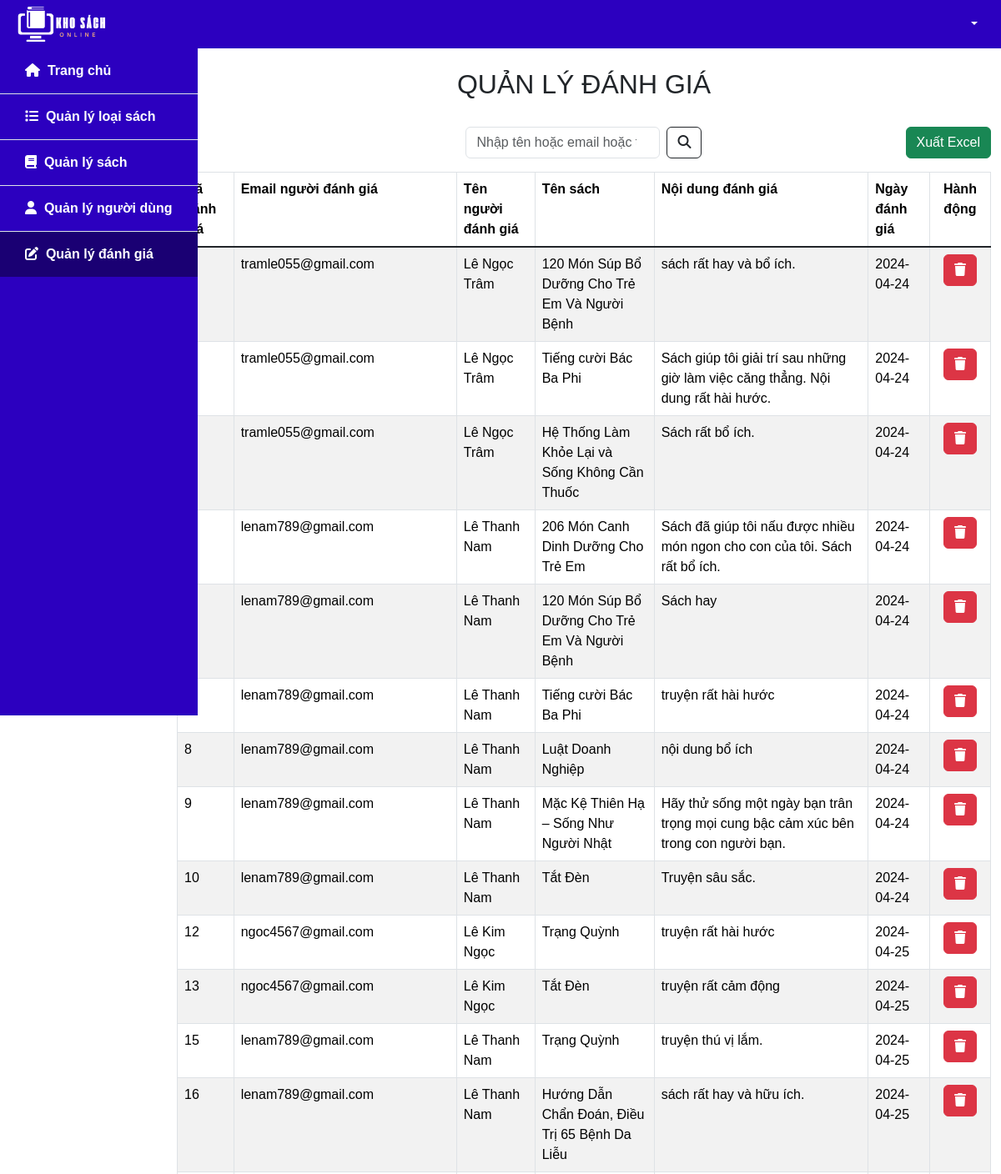
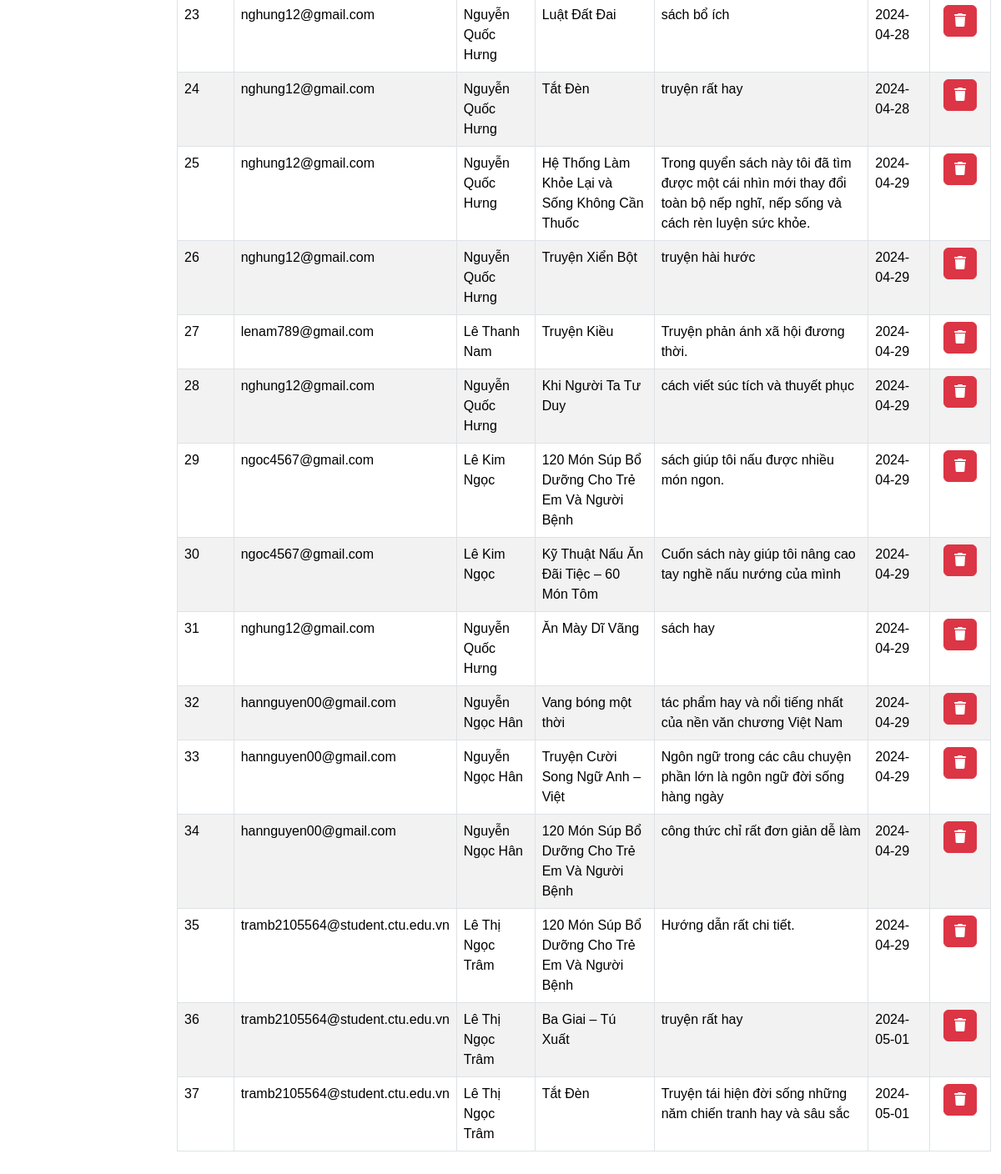
Screenshot of /manage_review.php with the database file from the repository (2 pictures, top to bottom).
### tables this page shows
CREATE TABLE `review` (
  `id_review` int(10) NOT NULL,
  `content` varchar(500) NOT NULL,
  `date_review` date NOT NULL,
  `email` varchar(100) NOT NULL,
  `id_book` varchar(10) NOT NULL
);

CREATE TABLE `user` (
  `email` varchar(100) NOT NULL,
  `fullname` varchar(50) NOT NULL,
  `password` varchar(100) NOT NULL,
  `role` varchar(10) NOT NULL
);

CREATE TABLE `book` (
  `id_book` varchar(10) NOT NULL,
  `name_book` varchar(100) NOT NULL,
  `author` varchar(50) DEFAULT NULL,
  `describe_book` varchar(1000) DEFAULT NULL,
  `image_book` varchar(200) NOT NULL,
  `file_book` varchar(200) NOT NULL,
  `id_genre` varchar(10) NOT NULL
);

### src/functions.php (called while the page is built, shortened)
<?php
function html_escape(string|null $text): string
{
    return htmlspecialchars($text ?? '', ENT_QUOTES, 'UTF-8', false);
}

### public/manage_review.php (the view, shortened to what this page needs)
<?php
require_once __DIR__ . '/../src/connect.php';
if ($_SERVER['REQUEST_METHOD'] === 'GET' && isset($_GET['keyword'])) {
    $keyword = $_GET['keyword'];
    $sql = "SELECT r.id_review, u.email, u.fullname, b.name_book, r.content, r.date_review
            FROM review r
            JOIN user u ON u.email = r.email
            JOIN book b ON b.id_book = r.id_book
            WHERE u.email LIKE concat('%', ? '%')
            OR u.fullname LIKE concat('%', ? '%')
            OR b.name_book LIKE concat('%', ? '%')
            ORDER BY r.id_review ASC";
    $stmt = $pdo->prepare($sql);
    $stmt->execute([$keyword, $keyword, $keyword]);
} else {
    $sql = "SELECT r.id_review, u.email, u.fullname, b.name_book, r.content, r.date_review
            FROM review r
            JOIN user u ON u.email = r.email
            JOIN book b ON b.id_book = r.id_book
            ORDER BY r.id_review ASC";
    $stmt = $pdo->prepare($sql);
    $stmt->execute();
}
$rows = $stmt->fetchAll(PDO::FETCH_ASSOC);
include_once __DIR__. '/../src/partials/header_ad.php'
?>
<div class="container-fluid flex-grow-1">
    <div class="row">
        <div class="col-2">
            <?php include_once __DIR__. '/../src/partials/slidebar_ad.php' ?>
        </div>
        <div class="col-10">
            <div class="row justify-content-center m-4">
                <h2 class="text-center">QUẢN LÝ ĐÁNH GIÁ</h2>
            </div>
            <div class="row mb-3">
                <div class="col">
                </div>
                <div class="col d-flex justify-content-center ">
                    <form class="d-flex" role="search" method="GET">
                        <input class="form-control me-2" type="search" placeholder="Nhập tên hoặc email hoặc tên sách"
                            aria-label="Search" name="keyword"
                            value="<?= isset($_GET['keyword']) ? html_escape($_GET['keyword']) : '' ?>">
                        <button class="btn btn-outline-dark" type="submit"><i
                                class="fa-solid fa-magnifying-glass"></i></button>
                    </form>
                </div>
                <div class="col d-flex justify-content-end">
                    <form method="post">
                        <button class="btn btn-success" type="submit" name="export">
                            Xuất Excel
                        </button>
                    </form>
                </div>
            </div>
            <div class="row my-3">
                <div class="col">
                    <table class="table table-bordered table-striped">
                        <thead>
                            <tr>
                                <th class="align-content-start">Mã đánh giá</th>
                                <th class="align-content-start">Email người đánh giá</th>
                                <th class="align-content-start">Tên người đánh giá</th>
                                <th class="align-content-start">Tên sách</th>
                                <th class="align-content-start">Nội dung đánh giá</th>
                                <th class="align-content-start">Ngày đánh giá</th>
                                <th class="text-center align-content-start">Hành động</th>
                            </tr>
                        </thead>
                        <tbody class="table-group-divider">
                            <?php foreach ($rows as $row) : ?>
                            <tr>
                                <td><?= html_escape($row['id_review']) ?></td>
                                <td><?= html_escape($row['email']) ?></td>
                                <td><?= html_escape($row['fullname']) ?></td>
                                <td><?= html_escape($row['name_book']) ?></td>
                                <td><?= html_escape($row['content']) ?></td>
                                <td><?= html_escape($row['date_review']) ?></td>
                                <td>
                                    <div class="d-flex justify-content-center">
                                        <form class="form-inline mx-1" action="/delete_review.php" method="POST">
                                            <button id="delete-review-btn" type="button"
                                                class="btn btn-xs btn-danger  delete-review-btn" data-toggle="modal"
                                                name="delete-review" data-target="#delete-confirm">
                                                <i class="fa-solid fa-trash"></i>
                                            </button>
                                        </form>
                                    </div>
                                </td>
                            </tr>
                            <?php endforeach ?>
                        </tbody>
                    </table>
                </div>
            </div>
        </div>
    </div>
</div>
<?php
include_once __DIR__. '/../src/partials/footer_ad.php'
?>

### public/css/style.css (style rules this page uses)
* { font-family:Arial, Helvetica, sans-serif; }

### rows the page displays
review: email.email "tramle055@gmail.com", email.fullname "Lê Ngọc Trâm", id_book.name_book "120 Món Súp Bổ Dưỡng Cho Trẻ Em Và Người Bệnh", content "sách rất hay và bổ ích.", date_review "2024-04-24"
review: email.email "tramle055@gmail.com", email.fullname "Lê Ngọc Trâm", id_book.name_book "Tiếng cười Bác Ba Phi", content "Sách giúp tôi giải trí sau những giờ làm việc căng thẳng. Nội dung rất hài hước.", date_review "2024-04-24"
review: email.email "tramle055@gmail.com", email.fullname "Lê Ngọc Trâm", id_book.name_book "Hệ Thống Làm Khỏe Lại và Sống Không Cần Thuốc", content "Sách rất bổ ích.", date_review "2024-04-24"
review: email.email "lenam789@gmail.com", email.fullname "Lê Thanh Nam", id_book.name_book "206 Món Canh Dinh Dưỡng Cho Trẻ Em", content "Sách đã giúp tôi nấu được nhiều món ngon cho con của tôi. Sách rất bổ ích.", date_review "2024-04-24"
review: email.email "lenam789@gmail.com", email.fullname "Lê Thanh Nam", id_book.name_book "120 Món Súp Bổ Dưỡng Cho Trẻ Em Và Người Bệnh", content "Sách hay", date_review "2024-04-24"
review: email.email "lenam789@gmail.com", email.fullname "Lê Thanh Nam", id_book.name_book "Tiếng cười Bác Ba Phi", content "truyện rất hài hước", date_review "2024-04-24"
review: id_review "8", email.email "lenam789@gmail.com", email.fullname "Lê Thanh Nam", id_book.name_book "Luật Doanh Nghiệp", content "nội dung bổ ích", date_review "2024-04-24"
review: id_review "9", email.email "lenam789@gmail.com", email.fullname "Lê Thanh Nam", id_book.name_book "Mặc Kệ Thiên Hạ – Sống Như Người Nhật", content "Hãy thử sống một ngày bạn trân trọng mọi cung bậc cảm xúc bên trong con người bạn.", date_review "2024-04-24"
review: id_review "10", email.email "lenam789@gmail.com", email.fullname "Lê Thanh Nam", id_book.name_book "Tắt Đèn", content "Truyện sâu sắc.", date_review "2024-04-24"
review: id_review "12", email.email "ngoc4567@gmail.com", email.fullname "Lê Kim Ngọc", id_book.name_book "Trạng Quỳnh", content "truyện rất hài hước", date_review "2024-04-25"
review: id_review "13", email.email "ngoc4567@gmail.com", email.fullname "Lê Kim Ngọc", id_book.name_book "Tắt Đèn", content "truyện rất cảm động", date_review "2024-04-25"
review: id_review "15", email.email "lenam789@gmail.com", email.fullname "Lê Thanh Nam", id_book.name_book "Trạng Quỳnh", content "truyện thú vị lắm.", date_review "2024-04-25"
review: id_review "16", email.email "lenam789@gmail.com", email.fullname "Lê Thanh Nam", id_book.name_book "Hướng Dẫn Chẩn Đoán, Điều Trị 65 Bệnh Da Liễu", content "sách rất hay và hữu ích.", date_review "2024-04-25"
review: id_review "23", email.email "nghung12@gmail.com", email.fullname "Nguyễn Quốc Hưng", id_book.name_book "Luật Đất Đai", content "sách bổ ích", date_review "2024-04-28"
review: id_review "24", email.email "nghung12@gmail.com", email.fullname "Nguyễn Quốc Hưng", id_book.name_book "Tắt Đèn", content "truyện rất hay", date_review "2024-04-28"
review: id_review "25", email.email "nghung12@gmail.com", email.fullname "Nguyễn Quốc Hưng", id_book.name_book "Hệ Thống Làm Khỏe Lại và Sống Không Cần Thuốc", content "Trong quyển sách này tôi đã tìm được một cái nhìn mới thay đổi toàn bộ nếp nghĩ, nếp sống và cách rèn luyện sức khỏe.", date_review "2024-04-29"
review: id_review "26", email.email "nghung12@gmail.com", email.fullname "Nguyễn Quốc Hưng", id_book.name_book "Truyện Xiển Bột", content "truyện hài hước", date_review "2024-04-29"
review: id_review "27", email.email "lenam789@gmail.com", email.fullname "Lê Thanh Nam", id_book.name_book "Truyện Kiều", content "Truyện phản ánh xã hội đương thời.", date_review "2024-04-29"
review: id_review "28", email.email "nghung12@gmail.com", email.fullname "Nguyễn Quốc Hưng", id_book.name_book "Khi Người Ta Tư Duy", content "cách viết súc tích và thuyết phục", date_review "2024-04-29"
review: id_review "29", email.email "ngoc4567@gmail.com", email.fullname "Lê Kim Ngọc", id_book.name_book "120 Món Súp Bổ Dưỡng Cho Trẻ Em Và Người Bệnh", content "sách giúp tôi nấu được nhiều món ngon.", date_review "2024-04-29"
review: id_review "30", email.email "ngoc4567@gmail.com", email.fullname "Lê Kim Ngọc", id_book.name_book "Kỹ Thuật Nấu Ăn Đãi Tiệc – 60 Món Tôm", content "Cuốn sách này giúp tôi nâng cao tay nghề nấu nướng của mình", date_review "2024-04-29"
review: id_review "31", email.email "nghung12@gmail.com", email.fullname "Nguyễn Quốc Hưng", id_book.name_book "Ăn Mày Dĩ Vãng", content "sách hay", date_review "2024-04-29"
review: id_review "32", email.email "hannguyen00@gmail.com", email.fullname "Nguyễn Ngọc Hân", id_book.name_book "Vang bóng một thời", content "tác phẩm hay và nổi tiếng nhất của nền văn chương Việt Nam", date_review "2024-04-29"
review: id_review "33", email.email "hannguyen00@gmail.com", email.fullname "Nguyễn Ngọc Hân", id_book.name_book "Truyện Cười Song Ngữ Anh – Việt", content "Ngôn ngữ trong các câu chuyện phần lớn là ngôn ngữ đời sống hàng ngày", date_review "2024-04-29"
review: id_review "34", email.email "hannguyen00@gmail.com", email.fullname "Nguyễn Ngọc Hân", id_book.name_book "120 Món Súp Bổ Dưỡng Cho Trẻ Em Và Người Bệnh", content "công thức chỉ rất đơn giản dễ làm", date_review "2024-04-29"
review: id_review "35", email.email "tramb2105564@student.ctu.edu.vn", email.fullname "Lê Thị Ngọc Trâm", id_book.name_book "120 Món Súp Bổ Dưỡng Cho Trẻ Em Và Người Bệnh", content "Hướng dẫn rất chi tiết.", date_review "2024-04-29"
review: id_review "36", email.email "tramb2105564@student.ctu.edu.vn", email.fullname "Lê Thị Ngọc Trâm", id_book.name_book "Ba Giai – Tú Xuất", content "truyện rất hay", date_review "2024-05-01"
review: id_review "37", email.email "tramb2105564@student.ctu.edu.vn", email.fullname "Lê Thị Ngọc Trâm", id_book.name_book "Tắt Đèn", content "Truyện tái hiện đời sống những năm chiến tranh hay và sâu sắc", date_review "2024-05-01"
